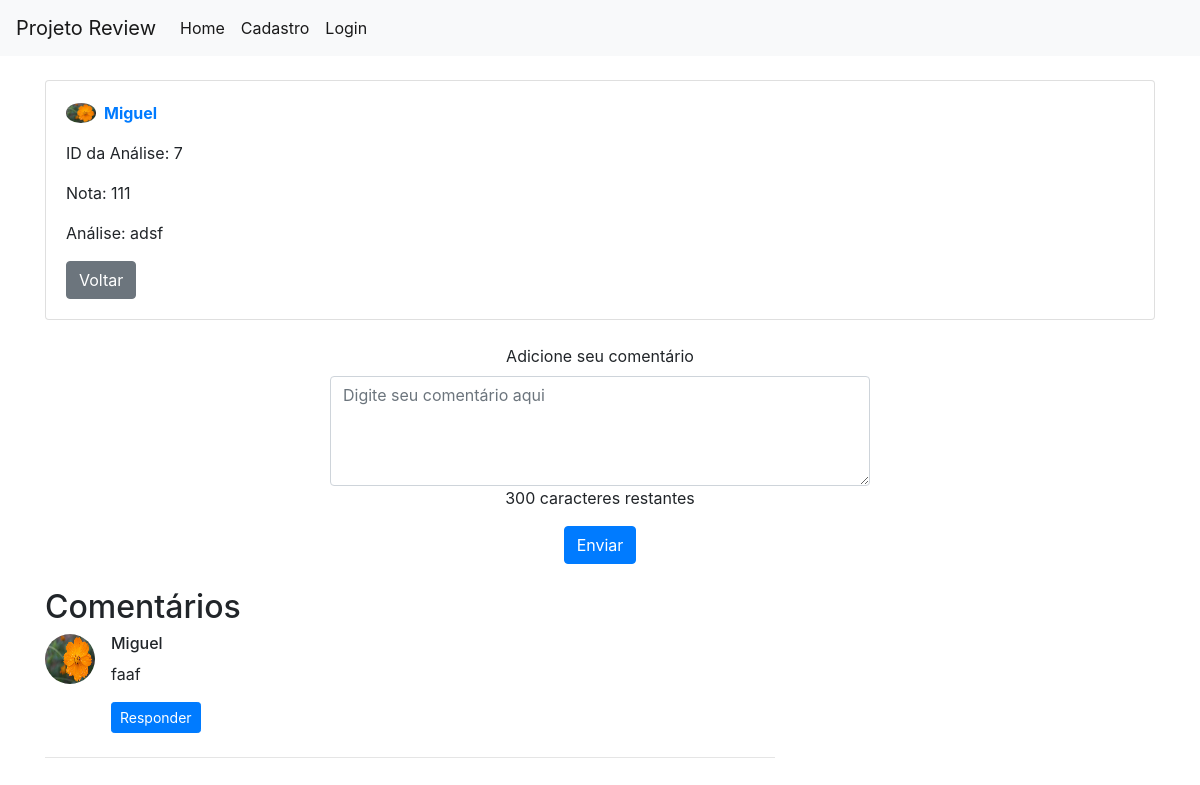
The app's page /analise/7 with its own data.
### review/usuario/models.py (models this page shows)
class UsuarioDb(db.Model, UserMixin):
    id = db.Column(db.Integer,primary_key = True)
    nome = db.Column(db.String(80), unique = False, nullable=False)
    nome_usuario = db.Column(db.String(80),unique = True, nullable = False)
    email = db.Column(db.String(80),unique = True, nullable=False)
    data_aniversario = db.Column(db.Date, nullable=False)
    senha = db.Column(db.String(80), unique= False, nullable=False)
    foto_perfil = db.Column(db.String(200),unique=False,nullable=False)
    data_cadastro = db.Column(db.Date,default=datetime.utcnow())

### review/analise/models.py (models this page shows)
class Analise(db.Model):
    id = db.Column(db.Integer, primary_key = True)
    nota = db.Column(db.Integer, nullable = False)
    analise = db.Column(db.String(1500), nullable = False)
    likes = db.Column(db.Integer, default = 0)
    deslikes = db.Column(db.Integer, default = 0)
    id_categoria = db.Column(db.Integer, db.ForeignKey('categoria.id'))
    categoria = db.relationship('Categoria', backref=db.backref('analises', lazy=True))
    id_autor_analise = db.Column(db.Integer, db.ForeignKey('usuario_db.id'))
    autor_analise = db.relationship('UsuarioDb', backref=db.backref('analises', lazy=True))
    id_material = db.Column(db.Integer)
    data_publi = db.Column(db.Date, default = datetime.utcnow())

class Comentario(db.Model):
    id = db.Column(db.Integer, primary_key = True)
    comentario_usuario = db.Column(db.String(300), nullable = False)
    id_autor_comentario = db.Column(db.Integer, db.ForeignKey('usuario_db.id'))
    autor_comentario = db.relationship('UsuarioDb', backref=db.backref('comentario', lazy=True))
    id_analise_comentada = db.Column(db.Integer, db.ForeignKey('analise.id'))
    analise_comentada = db.relationship('Analise', backref=db.backref('comentario', lazy=True))
    data_publi = db.Column(db.Date, default = datetime.utcnow())

### review/analise/routes.py (the view)
@app.route('/analise/<int:id>' , methods = ['GET','POST'])
def analise_detalhar(id):
    analise = Analise.query.filter_by(id = id).first()
    title = 'Analise Detalhada'
    comentarios = Comentario.query.filter_by(id_analise_comentada = id).all()
    if not analise:
        flash('Análise não encontrda','danger')
        return redirect('home')
    return render_template('analise/analise_detalhada.html', analise = analise, title = title, comentarios = comentarios)

### review/templates/analise/analise_detalhada.html (shortened to what this page needs)
{% extends "base.html" %}
{% block content %}
<div class="container mt-4">
    <div class="row">
        <div class="col-md-12">
            <div class="card">
                <div class="card-body">
                    <div class="d-flex align-items-center mb-3">
                        <img src="{{ url_for('static', filename='/images/' + analise.autor_analise.foto_perfil) }}" alt="{{ analise.autor_analise.nome }}" class="img-fluid rounded-circle" height="30" width="30">
                        <a href="{{ url_for('conta', id=analise.autor_analise.id) }}" class="ml-2 font-weight-bold">{{ analise.autor_analise.nome }}</a>
                    </div>
                    <p class="card-text">ID da Análise: {{ analise.id }}</p>
                    <p class="card-text">Nota: {{ analise.nota }}</p>
                    <p class="card-text">Análise: {{ analise.analise }}</p>
                    {% if analise.categoria.nome == 'Filmes'%}
                        <a href="{{url_for('filme_unico', id = analise.id_material)}}"  class="btn btn-secondary">Voltar</a>
                    {% elif analise.categoria.nome == 'Jogos' %}
                        <a href="{{url_for('jogo_unico', id = analise.id_material)}}" class="btn btn-secondary">Voltar</a>
                    {% endif %}
                </div>
            </div>
        </div>
    </div>
</div>
<div class="container text-center mt-4">
    <div class="row">
        <div class="col-md-6 mx-auto">
            <form action="/analise/{{ analise.id }}/comentario" method="post">
                <div class="form-group">
                    <label for="comentario">Adicione seu comentário</label>
                    <textarea class="form-control" name="comentario" id="comentario" rows="4" placeholder="Digite seu comentário aqui" maxlength="300"></textarea>
                    <div id="caracteres-restantes">300 caracteres restantes</div>
                </div>
                <button type="submit" class="btn btn-primary">Enviar</button>
            </form>
        </div>
    </div>
</div>
{% if comentarios %}
<div class="container mt-3">
    <h2 class="mt-4">Comentários</h2>
    <div class="row">
        <div class="col-md-8">
            {% for comentario in comentarios %}
            <div class="media mb-4">
                <img src="{{ url_for('static', filename='/images/' + comentario.autor_comentario.foto_perfil) }}" alt="{{ comentario.autor_comentario.nome }}" class="mr-3 rounded-circle" height="50" width="50">
                <div class="media-body">
                    <h6 class="mt-0">{{ comentario.autor_comentario.nome }}</h6>
                    <p>{{ comentario.comentario_usuario[:150] }}</p>
                    <a href="#" class="btn btn-sm btn-primary">Responder</a>
                </div>
            </div>
            <hr>
            {% endfor %}
        </div>
    </div>
</div>
{% else %}
<div class="container text-center mt-4">
    <h4>Seja o primeiro a comentar!</h4>
</div>
{% endif %}
{% endblock %}

### records on screen
UsuarioDb: foto_perfil (picture), autor_analise.nome "Miguel"
Analise: id "7", nota "111", analise "adsf"
Comentario: foto_perfil (picture), autor_comentario.nome "Miguel", comentario_usuario "faaf"
